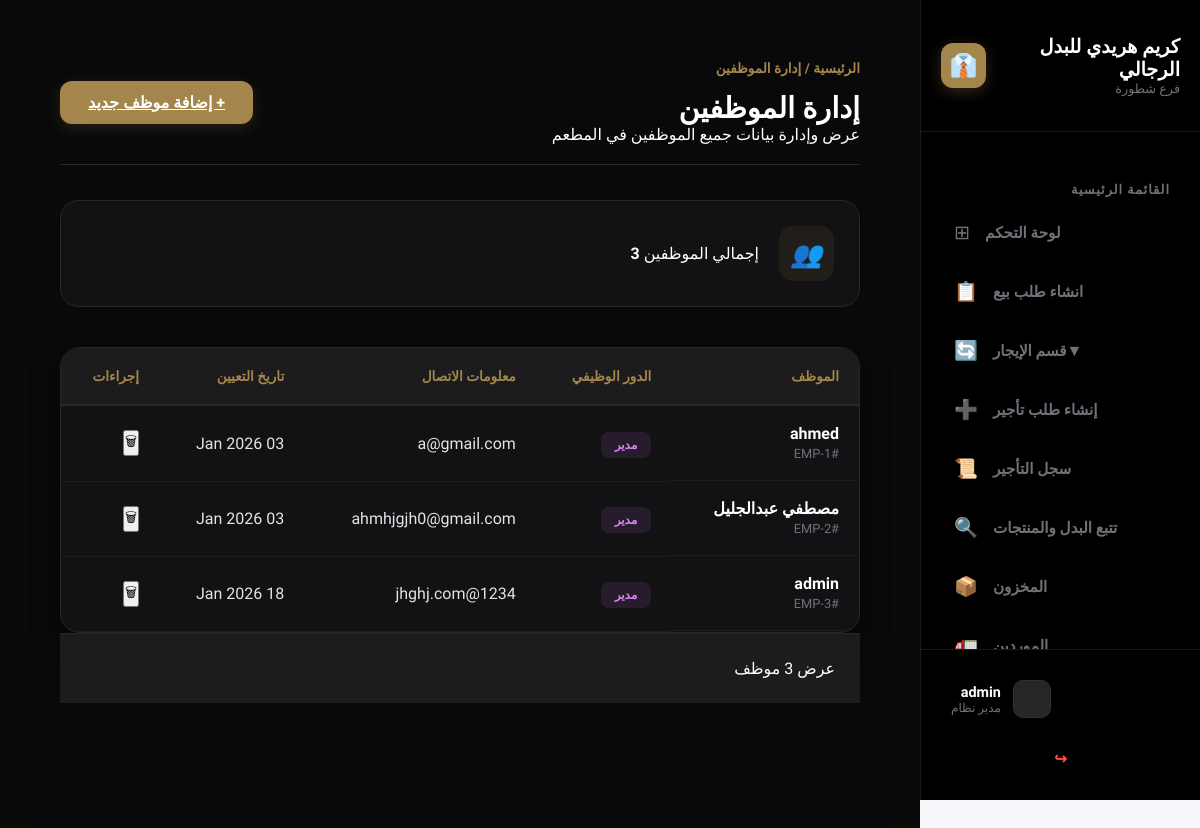
/pos/employees-management/ (signed in), run on the app's committed database.
### accounts/models.py (models this page shows)
class Users(AbstractUser):
    ROLE_CHOICES = (
        ('manager', 'مدير'),
        ('employee', 'موظف'),
        ('designer', 'Designer'),
    )
    role = models.CharField(max_length=10, choices=ROLE_CHOICES, default='employee')
    job_title = models.CharField(max_length=100, blank=True, null=True)
    mobile = models.CharField(max_length=15)
    def __str__(self):
        return self.get_full_name() or self.username

### accounts/views.py (the view)
# urls.py: path('pos/employees-management/', views.employee_list, name='employee_list'),
@role_required('manager')
def employee_list(request):
    employees = User.objects.all()  # أو Users.objects.all() لو انت معرف الموديل كده
    print(employees)  # للتأكد في Console
    return render(request, 'pos/employees_management.html', {'employees': employees})

### accounts/context_processors.py (called while the page is built)
def notifications_processor(request):
    if request.user.is_authenticated:
        notifications = Notification.objects.filter(user=request.user, is_deleted=False).order_by('-created_at')[:10]
    else:
        notifications = []
    return {'notifications': notifications}

### templates/pos/employees_management.html (shortened to what this page needs)
{% extends 'base.html' %}
{% load static %}
{% block extra_css %}
<link rel="stylesheet" href="{% static 'css/employees.css' %}">
{% endblock %}
{% block content %}
<div class="admin-container">
    <header class="admin-header">
        <div class="header-title">
            <nav class="breadcrumb">الرئيسية / إدارة الموظفين</nav>
            <h1>إدارة الموظفين</h1>
            <p>عرض وإدارة بيانات جميع الموظفين في المطعم</p>
        </div>
        <a href="{% url 'signup' %}" class="btn-add-employee">+ إضافة موظف جديد</a>
    </header>
    <section class="stats-grid">
        <div class="stat-card">
            <div class="stat-icon-bg gray"><i class="icon">👥</i></div>
            <div class="stat-details">
                <span class="stat-label">إجمالي الموظفين</span>
                <strong class="stat-value">{{ employees.count }}</strong>
            </div>
        </div>
    </section>
    <div class="table-container">
        <table class="employee-table">
            <thead>
                <tr>
                    <th>الموظف</th>
                    <th>الدور الوظيفي</th>
                    <th>معلومات الاتصال</th>
                    <th>تاريخ التعيين</th>
                    <th>إجراءات</th>
                </tr>
            </thead>
            <tbody>
                {% for employee in employees %}
                <tr>
                    <td class="user-info-cell">
                        <div class="name-id">
                            <strong>{{ employee.get_full_name|default:employee.username }}</strong>
                            <span>EMP-{{ employee.id }}#</span>
                        </div>
                    </td>
                    <td>
                        <span class="role-badge manager">
                            {{ employee.get_role_display|default:"غير محدد" }}
                        </span>
                    </td>
                    <td class="contact-cell">
                        <div class="email">{{ employee.email }}</div>
                    </td>
                    <td>
                        {{ employee.date_joined|date:"d M Y" }}
                    </td>
                    <td>
                        <form method="POST" action="{% url 'delete_employee' employee.id %}"
                              onsubmit="return confirm('هل أنت متأكد من حذف الموظف؟');">
                            <button type="submit" class="btn-edit-dots">🗑</button>
                        </form>
                    </td>
                </tr>
                {% empty %}
                <tr>
                    <td colspan="6" style="text-align:center;">
                        لا يوجد موظفين حالياً
                    </td>
                </tr>
                {% endfor %}
            </tbody>
        </table>
    </div>
    <footer class="pagination-footer">
        <div class="table-info">
            عرض {{ employees.count }} موظف
        </div>
    </footer>
</div>
{% endblock %}

### templates/includes/sidebar.html (shortened to what this page needs)
<aside class="sidebar">
    <div class="sidebar-header">
        <div class="brand-info">
            <h2 class="store-name">كريم هريدي للبدل الرجالي</h2>
            <p class="store-branch">فرع شطورة</p>
        </div>
        <div class="brand-logo">
            <div class="logo-circle">👔</div> </div>
    </div>
    <nav class="sidebar-menu">
        <div class="menu-section">
            <h3 class="menu-title">القائمة الرئيسية</h3>
            <ul class="menu-items">
                <li>
                    <a href="{% url 'dashboard' %}" class="{% if request.path == '/' %}active{% endif %}">
                        <span class="icon">⊞</span>
                        <span class="text">لوحة التحكم</span>
                    </a>
                </li>
                <li>
                    <a href="{% url 'pos_page' %}" class="{% if request.resolver_match.url_name == 'pos_page' %}active{% endif %}">
                        <span class="icon">📋</span>
                        <span class="text">انشاء طلب بيع</span>
                    </a>
                </li>
                <li class="menu-item-dropdown">
                    <a href="javascript:void(0)" class="dropdown-trigger {% if 'rental' in request.path %}active{% endif %}" onclick="toggleDropdown(this)">
                        <span class="icon">🔄</span>
                        <span class="text">قسم الإيجار</span>
                        <span class="arrow">▼</span>
                    </a>
                    <ul class="submenu">
                        <li>
                            <a href="{% url 'pos_rental_page' %}" class="{% if request.resolver_match.url_name == 'pos_rental_page' %}active{% endif %}">
                                <span class="icon">➕</span>
                                <span class="text">إنشاء طلب تأجير</span>
                            </a>
                        </li>
                        <li>
                            <a href="/pos/rental_items/" class="{% if '/pos/rental_items/' in request.path %}active{% endif %}">
                                <span class="icon">📜</span>
                                <span class="text">سجل التأجير</span>
                            </a>
                        </li>
                        <li>
                            <a href="/pos/rental-items-log/" class="{% if '/pos/rental_items_list/' in request.path %}active{% endif %}">
                                <span class="icon">🔍</span>
                                <span class="text">تتبع البدل والمنتجات</span>
                            </a>
                        </li>
                    </ul>
                </li>
                <li>
                    <a href="{% url 'inventory_management' %}" class="{% if request.resolver_match.url_name == 'inventory_management' %}active{% endif %}">
                        <span class="icon">📦</span>
                        <span class="text">المخزون</span>
                    </a>
                </li>
                <li>
                    <a href="{% url 'supplies_management' %}" class="{% if request.resolver_match.url_name == 'supplies_management' %}active{% endif %}">
                        <span class="icon">🚛</span>
                        <span class="text">الموردين</span>
                    </a>
                </li>
            </ul>
        </div>
    </nav>
    <div class="user-section">
        <div class="user-info-wrapper">
            <div class="user-avatar">
            </div>
            <div class="user-details">
                <h4 class="user-name">
                    {% if user.is_authenticated %}
                        {{ user.get_full_name|default:user.username }}
                    {% else %}
                        زائر
                    {% endif %}
                </h4>
                <p class="user-role">
                    {% if user.is_authenticated %}
                        {% if user.is_superuser %}مدير نظام{% else %}كاشير{% endif %}
                    {% else %}
                        غير مسجل
                    {% endif %}
                </p>
            </div>
        </div>
        <form method="post" action="{% url 'logout' %}">
            <button type="submit" class="logout-btn" title="تسجيل الخروج">
                <span class="logout-icon">↪</span>
            </button>
        </form>
    </div>
</aside>

### static/css/sidebar.css (style rules this page uses)
:root { --accent-gold: #a4854c; --surface-dark: #111111; --bg-active: #1c1c1c; --text-gold: #bc9c65; --text-white: #ffffff; --text-dim: #71717a; --sidebar-width: 280px; }
.sidebar { width: var(--sidebar-width); height: 100vh; background: #000000; display: flex; flex-direction: column; border-left: 1px solid #1a1a1a; position: fixed; right: 0; top: 0; font-family: 'Cairo', sans-serif; z-index: 1000; }
.sidebar-header { padding: 35px 20px; display: flex; justify-content: flex-end; align-items: center; gap: 15px; border-bottom: 1px solid #1a1a1a; }
.store-name { font-size: 1.2rem; font-weight: 800; margin: 0; color: var(--text-white); }
.store-branch { font-size: 0.8rem; margin: 0; color: var(--text-dim); }
.logo-circle { width: 45px; height: 45px; background: var(--accent-gold); border-radius: 12px; display: flex; align-items: center; justify-content: center; font-size: 1.4rem; color: white; box-shadow: 0 4px 15px rgba(164, 133, 76, 0.3); }
.sidebar-menu { flex-grow: 1; padding: 25px 15px; overflow-y: auto; }
.menu-title { font-size: 0.8rem; color: var(--text-dim); margin: 25px 15px 10px 0; font-weight: 700; text-transform: uppercase; letter-spacing: 1px; }
.menu-items { list-style: none; padding: 0; margin: 0; }
.menu-items li a { display: flex; align-items: center; justify-content: flex-end; padding: 14px 18px; text-decoration: none; color: var(--text-dim); border-radius: 14px; margin-bottom: 8px; transition: all 0.3s cubic-bezier(0.4, 0, 0.2, 1); position: relative; }
.menu-items li a .icon { order: 2; margin-left: 0; margin-right: 15px; font-size: 1.2rem; }
.menu-items li a .text { order: 1; font-weight: 600; font-size: 0.95rem; }
.user-section { padding: 20px; border-top: 1px solid #1a1a1a; display: flex; flex-direction: column; gap: 10px; }
.user-info-wrapper { display: flex; align-items: center; justify-content: flex-end; gap: 12px; padding: 10px; }
.user-avatar { width: 38px; height: 38px; background: #262626; border: 1px solid #333; border-radius: 10px; display: flex; align-items: center; justify-content: center; color: var(--accent-gold); font-weight: bold; }
.user-name { font-size: 0.9rem; margin: 0; color: var(--text-white); font-weight: 700; }
.user-role { font-size: 0.75rem; margin: 0; color: var(--text-dim); }
.logout-btn { display: flex; align-items: center; justify-content: center; gap: 8px; background: none; border: none; color: #ff4d4d; font-size: 0.95rem; font-weight: 700; cursor: pointer; padding: 12px; width: 100%; transition: 0.2s; }

### templates/base.html (style rules this page uses)
* { margin: 0; padding: 0; box-sizing: border-box; }
body { font-family: 'Cairo', sans-serif; background-color: #f5f7fa; margin: 0; padding-right: 280px; min-height: 100vh; }

### data on the page
Users: get_full_name "admin", id "3", role "مدير", email "1234@jhghj.com", date_joined "18 Jan 2026"
Users: get_full_name "ahmed", id "1", role "مدير", email "a@gmail.com", date_joined "03 Jan 2026"
Users: get_full_name "مصطفي عبدالجليل", id "2", role "مدير", email "ahmhjgjh0@gmail.com", date_joined "03 Jan 2026"

### other printed values
{{ employees.count }} "3"
